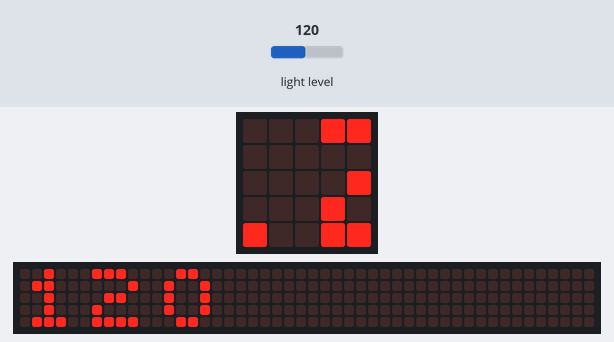
Recording of a program running on a simulated BBC micro:bit (MakeCode). Shown: the board's 5×5 LED display, a strip that is not on the board, showing the scrolling text unrolled. Inputs (shaded band) come from the test bench; at power-on: light level 120. The 48×5 strip is a reading aid, not a part: it shows the text the display is scrolling, unrolled, one strip-width of it at a time.

Above: at 1.87 s.
1.9 s: light level set to 5
At 5.3 s:
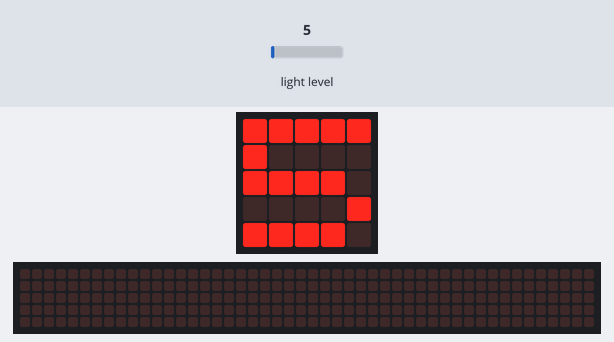
6.6 s: light level set to 128
At 7.4 s:
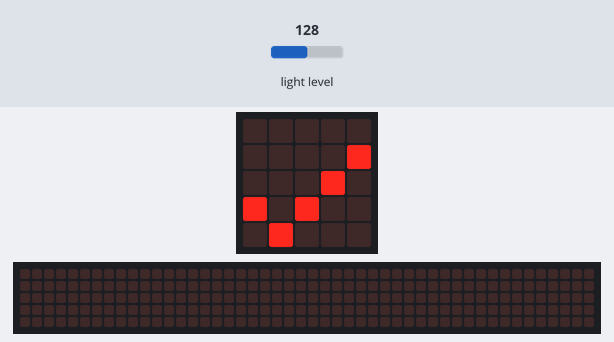
11.3 s: light level set to 64
At 14.9 s:
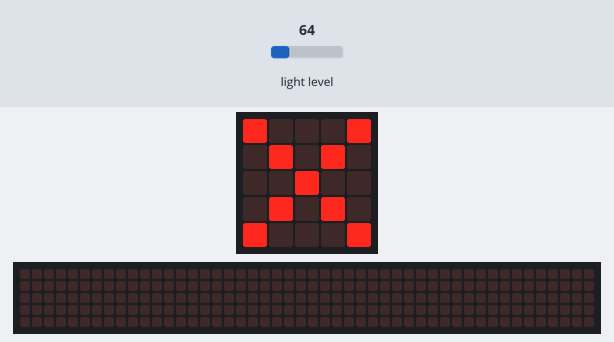

Measured:
- after the input at 1.9 s, the display: first differs from a run without the input after 2.3 s (image 1 shows a later state)
- after the input at 6.6 s, the display: changes after 0.35 s (image 2)
- what the display in image 1 shows lasts 0.8 s, from 4.8 s to 5.6 s
- what the display in image 2 shows lasts 0.7 s, from 6.9 s to 7.6 s

The program:

main.ts
```typescript
let luz = 0
basic.showIcon(IconNames.Heart)
basic.forever(function () {
    luz = input.lightLevel()
    basic.showNumber(input.lightLevel())
    if (input.lightLevel() > 75) {
        basic.showIcon(IconNames.Yes)
    } else {
        basic.showIcon(IconNames.No)
    }
})
```

test.ts
```typescript
// aquí va el archivo "tests"; esto no se compilará cuando este paquete se utilice como una extensión.
```
